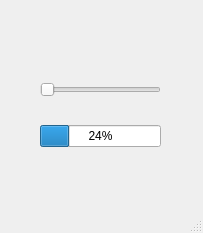
<?xml version="1.0" encoding="UTF-8"?>
<ui version="4.0">
 <class>MainWindow</class>
 <widget class="QMainWindow" name="MainWindow">
  <property name="geometry">
   <rect>
    <x>0</x>
    <y>0</y>
    <width>203</width>
    <height>233</height>
   </rect>
  </property>
  <property name="windowTitle">
   <string>MainWindow</string>
  </property>
  <widget class="QWidget" name="centralwidget">
   <widget class="QWidget" name="">
    <property name="geometry">
     <rect>
      <x>40</x>
      <y>60</y>
      <width>121</width>
      <height>111</height>
     </rect>
    </property>
    <layout class="QVBoxLayout" name="verticalLayout">
     <item>
      <widget class="QSlider" name="horizontalSlider">
       <property name="orientation">
        <enum>Qt::Horizontal</enum>
       </property>
      </widget>
     </item>
     <item>
      <widget class="QProgressBar" name="progressBar">
       <property name="value">
        <number>24</number>
       </property>
      </widget>
     </item>
    </layout>
   </widget>
  </widget>
  <widget class="QMenuBar" name="menubar">
   <property name="geometry">
    <rect>
     <x>0</x>
     <y>0</y>
     <width>203</width>
     <height>21</height>
    </rect>
   </property>
  </widget>
  <widget class="QStatusBar" name="statusbar"/>
 </widget>
 <resources/>
 <connections/>
</ui>
